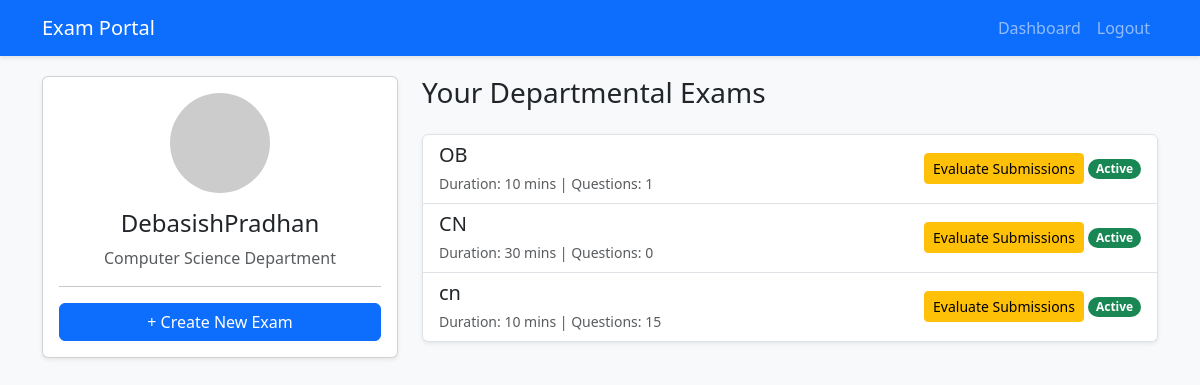
Page /teacher/dashboard (signed in) on the committed database.
### models.py (models this page shows)
class User(db.Model, UserMixin):
    id = db.Column(db.Integer, primary_key=True)
    username = db.Column(db.String(20), unique=True, nullable=False)
    email = db.Column(db.String(120), unique=True, nullable=False)
    password = db.Column(db.String(60), nullable=False)
    role = db.Column(db.String(10), nullable=False) # 'admin', 'teacher', 'student'
    dept_id = db.Column(db.Integer, db.ForeignKey('department.id'), nullable=True)

class Department(db.Model):
    id = db.Column(db.Integer, primary_key=True)
    name = db.Column(db.String(50), unique=True, nullable=False)
    users = db.relationship('User', backref='department', lazy=True)
    exams = db.relationship('Exam', backref='department', lazy=True)

class Exam(db.Model):
    id = db.Column(db.Integer, primary_key=True)
    title = db.Column(db.String(100), nullable=False)
    start_time = db.Column(db.DateTime, nullable=False, default=datetime.utcnow)
    end_time = db.Column(db.DateTime, nullable=False)
    duration = db.Column(db.Integer, nullable=False) # In minutes
    dept_id = db.Column(db.Integer, db.ForeignKey('department.id'), nullable=False)
    teacher_id = db.Column(db.Integer, db.ForeignKey('user.id'), nullable=False)
    questions = db.relationship('Question', backref='exam', lazy=True, cascade="all, delete-orphan")
    is_published = db.Column(db.Boolean, default=False)

### app.py (the view)
@app.route("/teacher/dashboard")
@login_required
def teacher_dashboard():
    if current_user.role != 'teacher': abort(403)
    exams = Exam.query.filter_by(dept_id=current_user.dept_id).all()
    return render_template('teacher_dashboard.html', exams=exams)

### app.py (called while the page is built)
@login_manager.user_loader
def load_user(user_id):
    return User.query.get(int(user_id))

### templates/teacher_dashboard.html (shortened to what this page needs)
{% extends "layout.html" %}
{% block content %}
<div class="row">
    <div class="col-md-4">
        <div class="card shadow-sm mb-4">
            <div class="card-body text-center">
                <img src="https://ui-avatars.com/api/?name={{ current_user.username }}&background=0D6EFD&color=fff" class="rounded-circle mb-3" width="100">
                <h4>{{ current_user.username }}</h4>
                <p class="text-muted">{{ current_user.department.name }} Department</p>
                <hr>
                <a href="{{ url_for('create_exam') }}" class="btn btn-primary w-100">+ Create New Exam</a>
            </div>
        </div>
    </div>
    <div class="col-md-8">
        <h3 class="mb-4">Your Departmental Exams</h3>
        <div class="list-group shadow-sm">
            {% if exams %}
                {% for exam in exams %}
<div class="list-group-item list-group-item-action d-flex justify-content-between align-items-center">
    <div>
        <h5 class="mb-1">{{ exam.title }}</h5>
        <small class="text-muted">Duration: {{ exam.duration }} mins | Questions: {{ exam.questions|length }}</small>
    </div>
    <div>
        <a href="{{ url_for('grade_list', exam_id=exam.id) }}" class="btn btn-sm btn-warning">
             Evaluate Submissions
        </a>
        <span class="badge bg-success rounded-pill">Active</span>
    </div>
</div>
{% endfor %}
            {% else %}
                <div class="alert alert-light text-center border">
                    No exams created yet for {{ current_user.department.name }}.
                </div>
            {% endif %}
        </div>
    </div>
</div>
{% endblock %}

### templates/layout.html (style rules this page uses)
body { background-color: #f8f9fa; }

### rows in the picture
User: username "DebasishPradhan"
Department: department.name "Computer Science"
Exam: title "OB", duration "10", questions|length "1"
Exam: title "CN", duration "30", questions|length "0"
Exam: title "cn", duration "10", questions|length "15"
